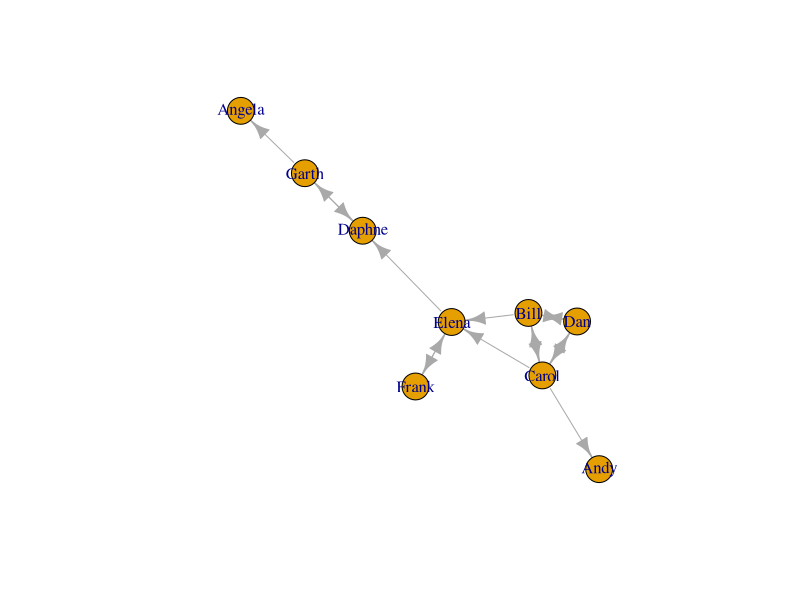

This chart was generated by the following R code:
##A network as a graph
library(igraph)
ng<-graph.formula(Garth-+Angela,Bill-+Elena,
                  Elena++Frank,Carol-+Andy,Carol-+Elena,Carol++Dan,
                  Carol++Bill,Dan++Bill,
                  Elena-+Daphne,Daphne++Garth)
plot(ng)

